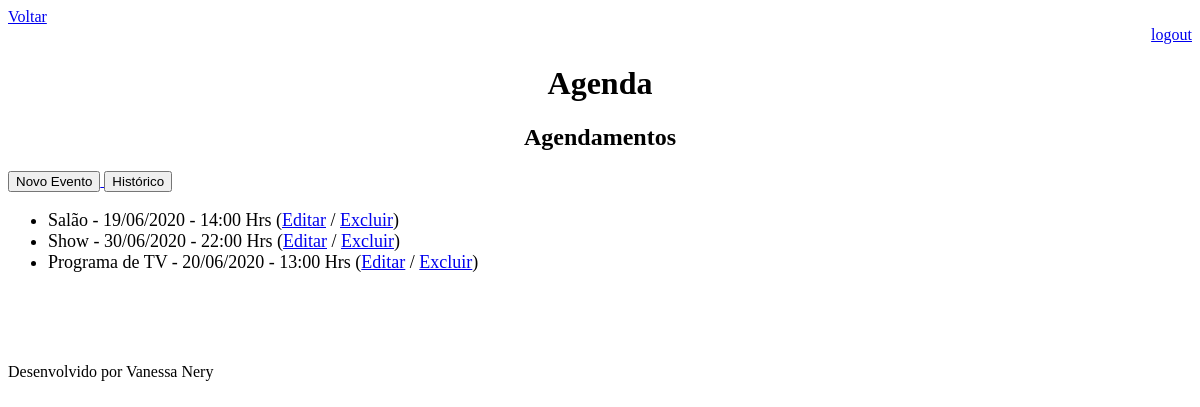
Page /agenda/ (signed in) on the earlier database version.
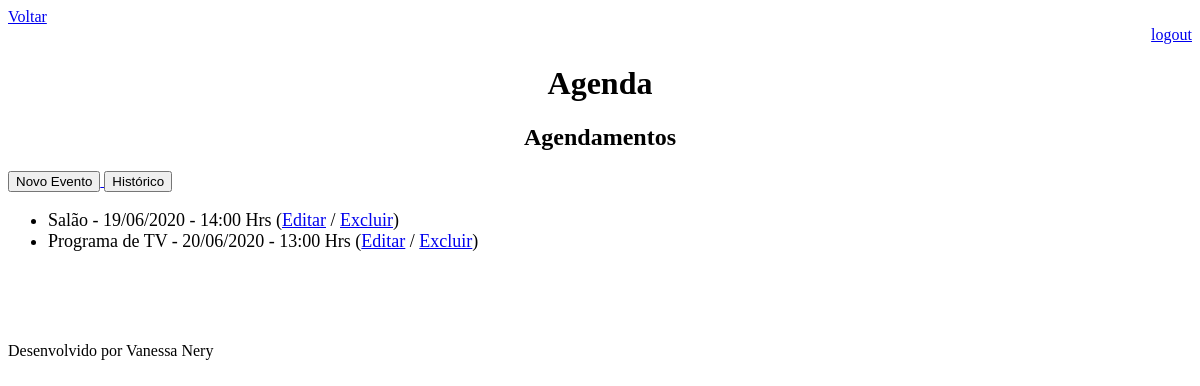
Same page on the later database version.
### core/models.py (models this page shows, shortened)
class Event(models.Model):
    title = models.CharField(max_length=100, verbose_name='Titulo')
    description = models.TextField(blank=True, null=True, verbose_name='Descrição')
    date_event = models.DateTimeField(verbose_name='Data do Evento')
    date_create = models.DateTimeField(auto_now=True, verbose_name='Data de Criação')
    user = models.ForeignKey(User, on_delete=models.CASCADE, verbose_name='Usuário')
    class Meta:
        db_table = 'event'
    def get_date_event(self):
        return self.date_event.strftime('%d/%m/%Y - %H:%M Hrs')
    def get_date_event_late(self):
        if self.date_event < datetime.now():
            return True
        else:
            return False

### core/views.py (the view)
# urls.py: path('agenda/', views.list_event),
@login_required(login_url='/login/')
def list_event(request):
    user = request.user
    current_date = datetime.now() - timedelta(hours=1)
    event = Event.objects.filter(user=user,
                                 date_event__gt=current_date)
    data = {'events': event}
    return render(request, 'agenda.html', data)

### templates/agenda.html
{% extends "model-page.html" %}
{% block content %}
<h2 style="text-align: center;">Agendamentos</h2>
<a href="evento/">
    <button type="button">Novo Evento</button>
</a>
<a href="historico/">
    <button type="button">Histórico</button>
</a>
<ul style="font-size: 18px;">
    {% for event in events %}
    <li>
    <div style={% if event.get_date_event_late %} "color: red;" {% endif %}>
            {{ event.title }} - {{ event.get_date_event }}
            (<a href="evento/?id={{ event.id }}">Editar</a>
            / <a href="evento/delete/{{ event.id }}">Excluir</a>)
        </div>
    </li>
    {% endfor %}
</ul>
<br>
<br>
<br>
<br>
{% endblock %}

Differences in the rows shown:
no longer on this page (row edited): Event: title "Show", get_date_event "30/06/2020 - 22:00 Hrs"
